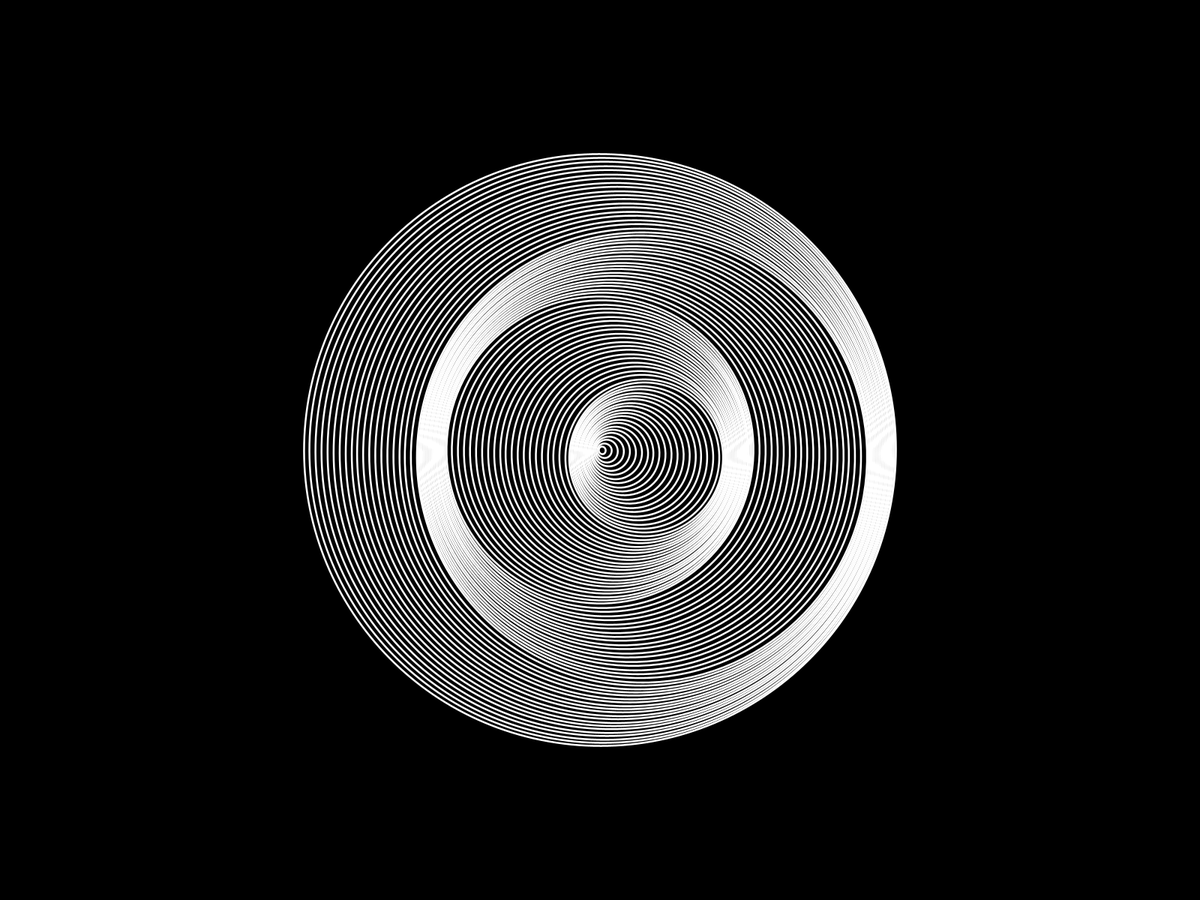
Frame 1 (no input)
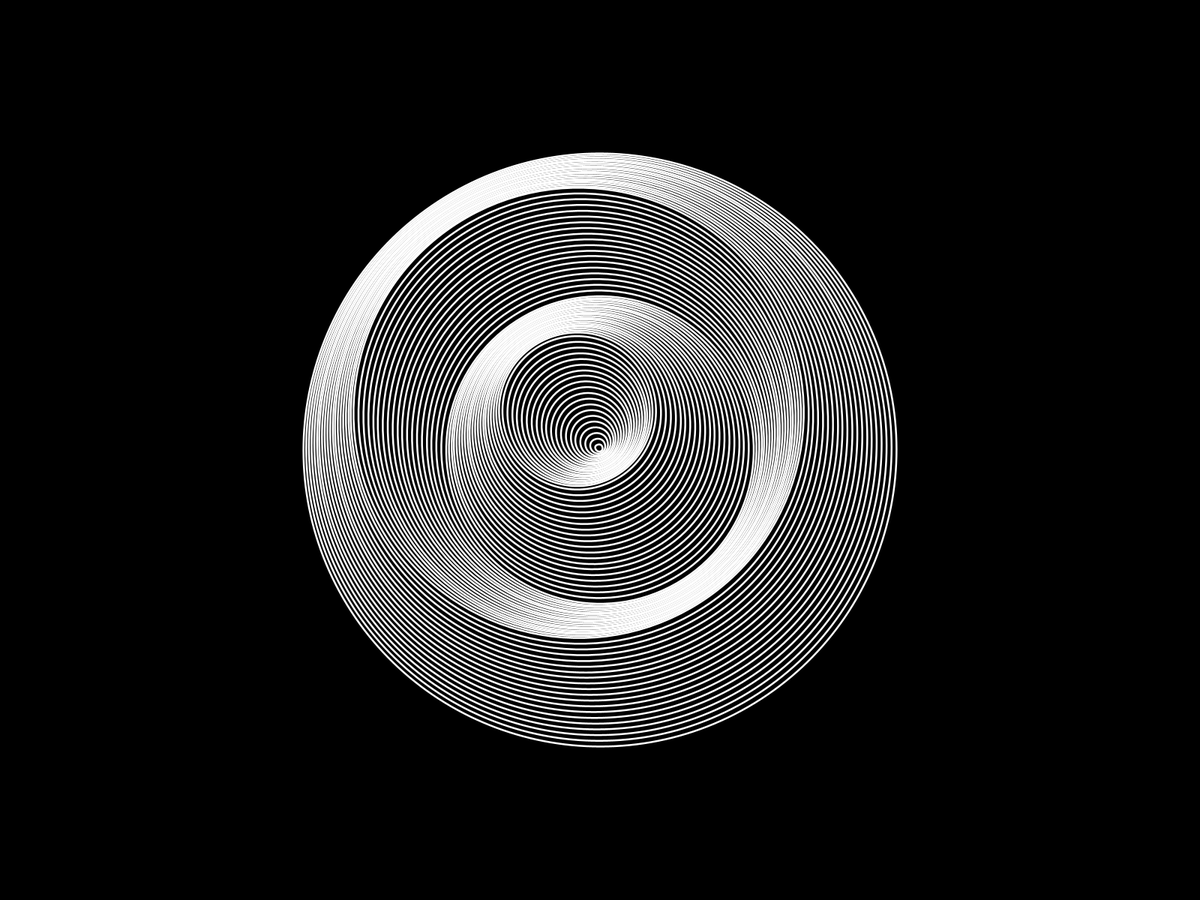
Frame 60 (the mouse pressed at the canvas centre just before this capture)
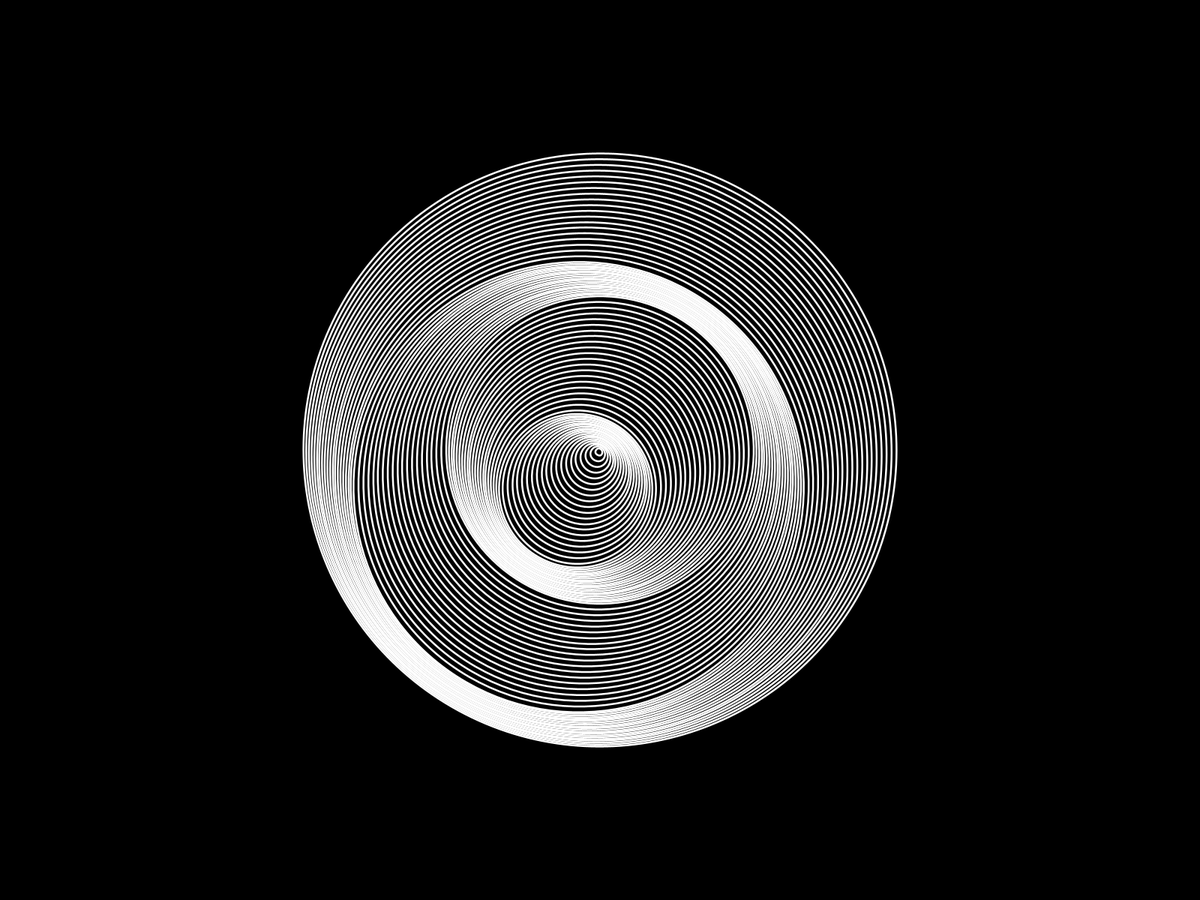
Frame 120 (the mouse held since frame 60 and released just before this capture)

The Processing sketch that drew these frames (run headless with seeded random() and noise(); from frame 60 on, the mouse is pressed at the canvas centre):

// Processing sketch: spinningCircle
// ── spinningCircle.pde
int iLimit;

void setup(){
  //size(800, 800);
  fullScreen();
}

void draw(){
  background(0);
  iLimit = 80;
  stroke(255);
  noFill();
  shapeMode(CENTER);
  strokeWeight(2.5);
  translate(width/2, height/2);
  rotate(radians(frameCount*10.0));
  for(int i = 0; i < iLimit; i++){
    if(i <= iLimit/4)
      ellipse(0+i*3.0, 0, 10*i, 10*i);
    else if(i <= iLimit/2)
      ellipse(123+i*-3.0, 0, 10*i, 10*i);
    else if(i <= iLimit*3/4)
      ellipse(-123+i*3.0, 0, 10*i, 10*i);
    else
      ellipse(237+i*-3.0, 0, 10*i, 10*i);
  }
}
